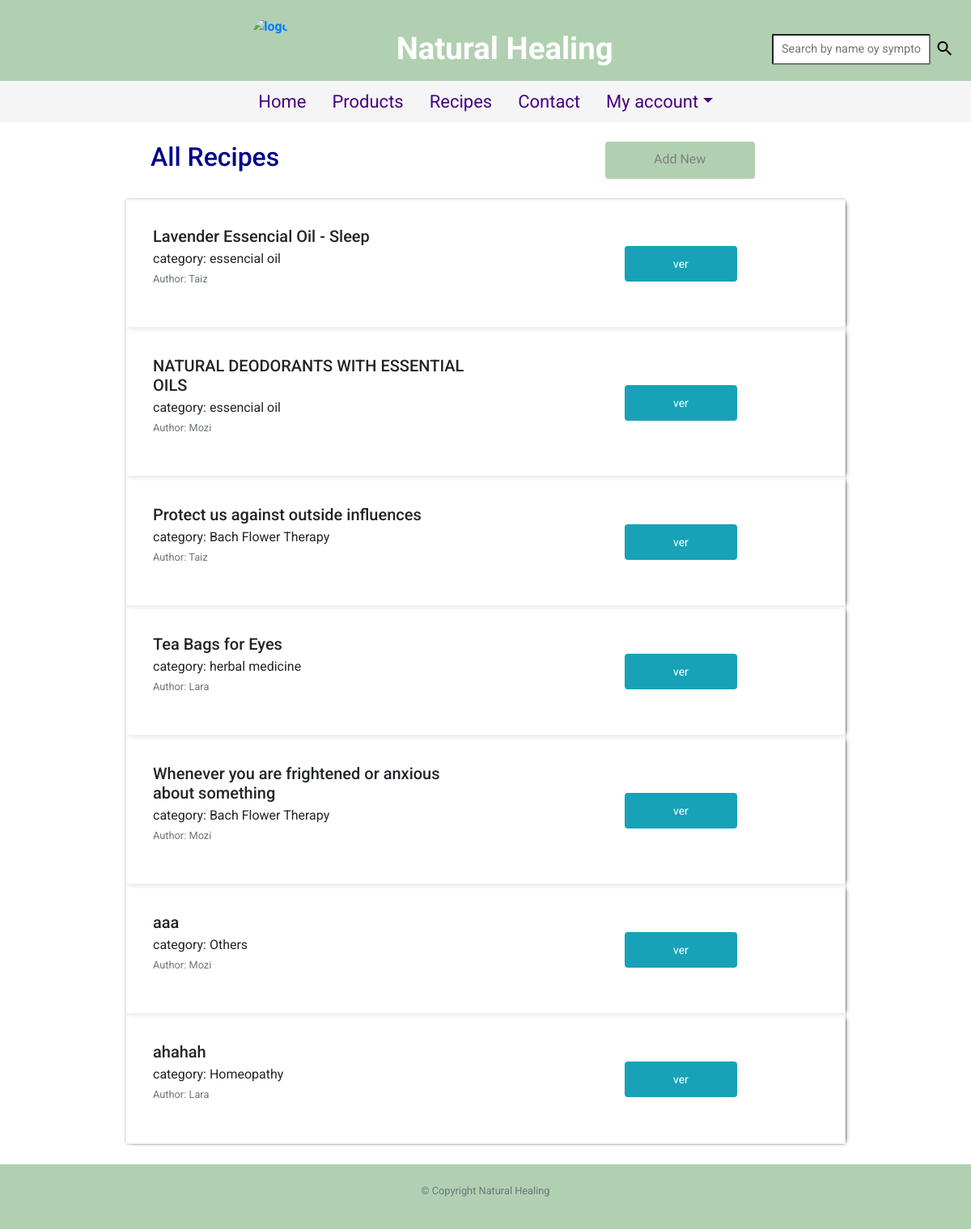
Page /recipes on the committed database.
### tables this page shows
CREATE TABLE 'recipes' (
            'id' INTEGER PRIMARY KEY AUTOINCREMENT NOT NULL,
            'title' varchar(255) NOT NULL,
            'description' text NOT NULL,
            'more_info' text,
            'created_at' DATETIME NOT NULL DEFAULT CURRENT_TIMESTAMP ,
            'category_id' INTEGER NOT NULL,
            'user_id' INTEGER NOT NULL,
            FOREIGN KEY (category_id) REFERENCES category(id),
            FOREIGN KEY (user_id) REFERENCES users(id) ON DELETE CASCADE
            );

CREATE TABLE 'users' (
                    'id' INTEGER PRIMARY KEY AUTOINCREMENT NOT NULL,
                    'name' text NOT NULL,
                    'email' text UNIQUE NOT NULL,
                    'hash' text NOT NULL,
                    'status', text NOT NULL DEFAULT "client",
                    'created_at' DATETIME NOT NULL DEFAULT CURRENT_TIMESTAMP );

### app.py (the view)
@app.route("/recipes")
def allrecipes():
    try:
        cur.execute("SELECT users.name as author , recipes.id as recipe_id,recipes.title, recipes.description, recipes.more_info, recipes.created_at, recipes.user_id, recipes.category_id  as category_name FROM recipes LEFT JOIN category ON recipes.category_id = category_id LEFT JOIN users ON users.id == recipes.user_id GROUP BY recipes.title")
        recipes = cur.fetchall()
        print(recipes[0][7])
        return render_template("recipes/index.html", recipes = recipes, nr= len(recipes) )
    except Exception as error:
        print(error)
        return redirect(url_for("index"))

### app.py (called while the page is built)
@app.after_request
def after_request(response):
    response.headers["Cache-Control"] = "no-cache, no-store, must-revalidate"
    response.headers["Expires"] = 0
    response.headers["Pragma"] = "no-cache"
    return response

### templates/recipes/index.html (shortened to what this page needs)
{% extends "layout.html" %}
{% block main %}
<div class="add-recip">
    <h2 class= "recip_title">All Recipes </h2>
    <a class="button" href="/recipes-add">Add New</a>
</div>
<div class="card w-100">
    {% for i in range (nr)%}
    <div class="card-body">
        <div>
            <h5 class="title">{{recipes[i][2]}}</h5>
            <p class="recip-text">category:
                {% if recipes[i][7]== 1%}
                <span>essencial oil </span>
                {%elif recipes[i][7] == 2%}
                <span>herbal medicine</span>
                {%elif recipes[i][7] == 3 %}
                <span>Bach Flower Therapy</span>
                {% elif recipes[i][7] == 5 %}
                <span>Others</span>
                {% else  %}
                <span>Homeopathy</span>
                {%endif%}
                </p>
            <p><small class="text-muted">author: {{recipes[i][0]}}</small></p>
        </div>
        <div>
            <a class="button-see" href="/recipes/{{recipes[i][1]}}">ver</a>
        </div>
    </div>
    {%endfor%}
{% endblock %}

### static/styles.css (style rules this page uses)
body { font-family: 'Roboto', sans-serif; }
a.button { padding: 10px 60px; background-color: rgba(159, 197, 159, 0.808); color: gray; border-radius: 4px; font-size: 16px; max-width: 185px; margin-right: 20px; }
.add-recip { display: grid; grid-template-columns: 1fr 290px; margin: 0px 8px 24px 32px; justify-content: center; }
h2.recip_title { color:darkblue; }
.card-body { display: grid; grid-template-columns: 1fr 435px; align-items: center; justify-content: center; border-bottom: darkred; padding: 32px; box-shadow: 3px 1px 6px -4px black; border: 2px solid whitesmoke; }
a.button-see { color: white; background-color: #17a2b8; border-color: #17a2b8; padding: 14px 60px; border-radius: 4px; font-size: 14px; margin-left: 196px; }
h5.title { margin-bottom: 4px; }
p.recip-text { margin-bottom: 0px; }
small.text-muted { text-transform: capitalize; margin-top: 0; }

### rows in the picture
users: shows "essencial oil", name "Taiz"
recipes: title "Lavender Essencial Oil - Sleep"
users: shows "essencial oil", name "Mozi"
recipes: title "NATURAL DEODORANTS WITH ESSENTIAL OILS"
recipes: title "Protect us against outside influences"
users: shows "herbal medicine", name "Lara"
recipes: title "Tea Bags for Eyes"
recipes: title "Whenever you are frightened or anxious about something"
recipes: title "aaa"
recipes: title "ahahah"
